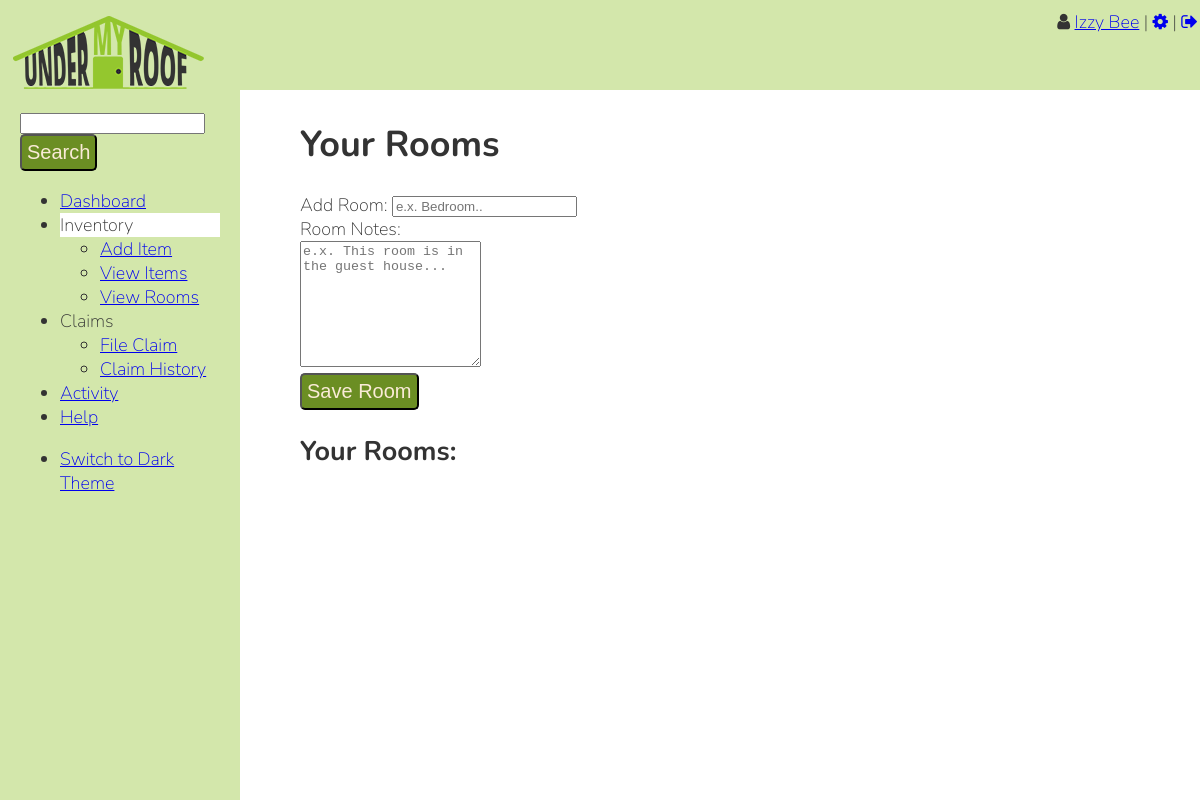
Page /rooms.php (signed in) on the earlier database version.
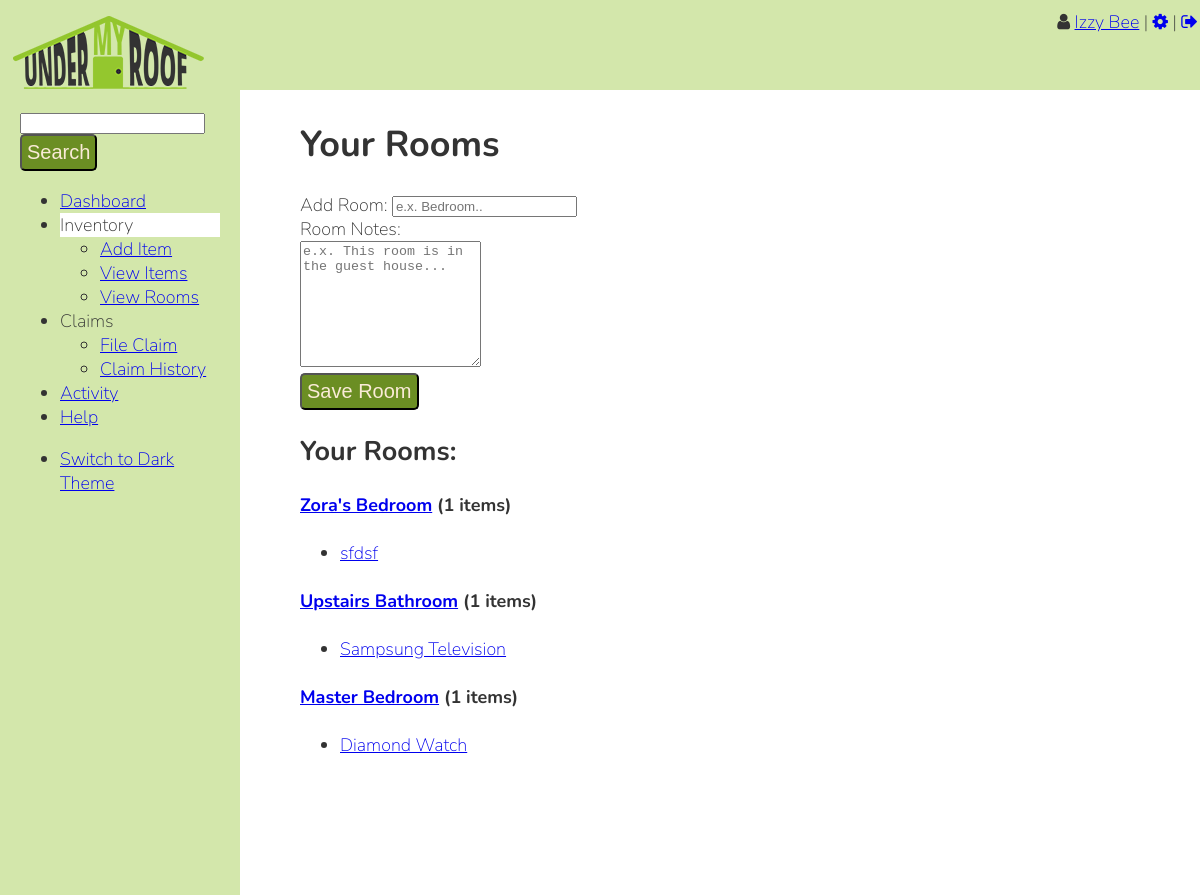
Same page on the later database version.
### tables this page shows
CREATE TABLE IF NOT EXISTS `rooms` (
  `id` int(11) NOT NULL,
  `name` varchar(60) NOT NULL,
  `notes` varchar(500) NOT NULL,
  `user_id` int(7) NOT NULL
);

### rooms.php (the view, shortened to what this page needs)
<?php
include("inc/header.php");  ?>
<h1>Your Rooms</h1>
<form method="POST">
    Add Room: <input type="text" name="name" placeholder="e.x. Bedroom.."><br/>
    Room Notes: <br/><textarea cols="20" rows="8"  name="notes" placeholder="e.x. This room is in the guest house..."></textarea><br/>
    <input name="submit" type="submit" value="Save Room">
</form>
<div id="rooms">
 <h2>Your Rooms:</h2>
<?php
                function item_array($array, $key, $value){
                    $array[$key] = $value;
                    return $array;
                }
    $roomquery  = "SELECT * FROM rooms WHERE user_id={$_SESSION['user_id']}";
    $roomresult = mysqli_query($connection, $roomquery);
    if($roomresult){
        foreach($roomresult as $show){
                $item_count=0;
                $item_array=array();
                $item_query  = "SELECT * FROM items WHERE room_id={$show['id']} AND in_trash=0";
                $item_result = mysqli_query($connection, $item_query);
            if($item_result){
                foreach($item_result as $item){
                    $item_count++;
                    $item_array = item_array($item_array, $item['id'], $item['name']);
                 }
            }
            echo "<h4><a href=\"room_details.php?id=".$show['id']."\">".$show['name']."</a> (".$item_count." items)</h4>";
                if(!empty($item_array)){
                     echo "<ul>";
                    foreach($item_array as $id=>$name){
                        echo "<li><a href=\"item_details.php?id=".$id."\" >".$name."</a></li>";
                    }
                    echo "</ul>";
                }
            }
        }
 ?>
</div>
      <br/>
      <br/>
      <br/>
      <br/>
      <br/>
<?php include("inc/footer.php"); ?>

Differences in the rows shown:
added rooms: name "Zora's Bedroom", item_count "1", name "sfdsf"
added rooms: name "Upstairs Bathroom", item_count "1", name "Sampsung Television"
added rooms: name "Master Bedroom", item_count "1", name "Diamond Watch"
